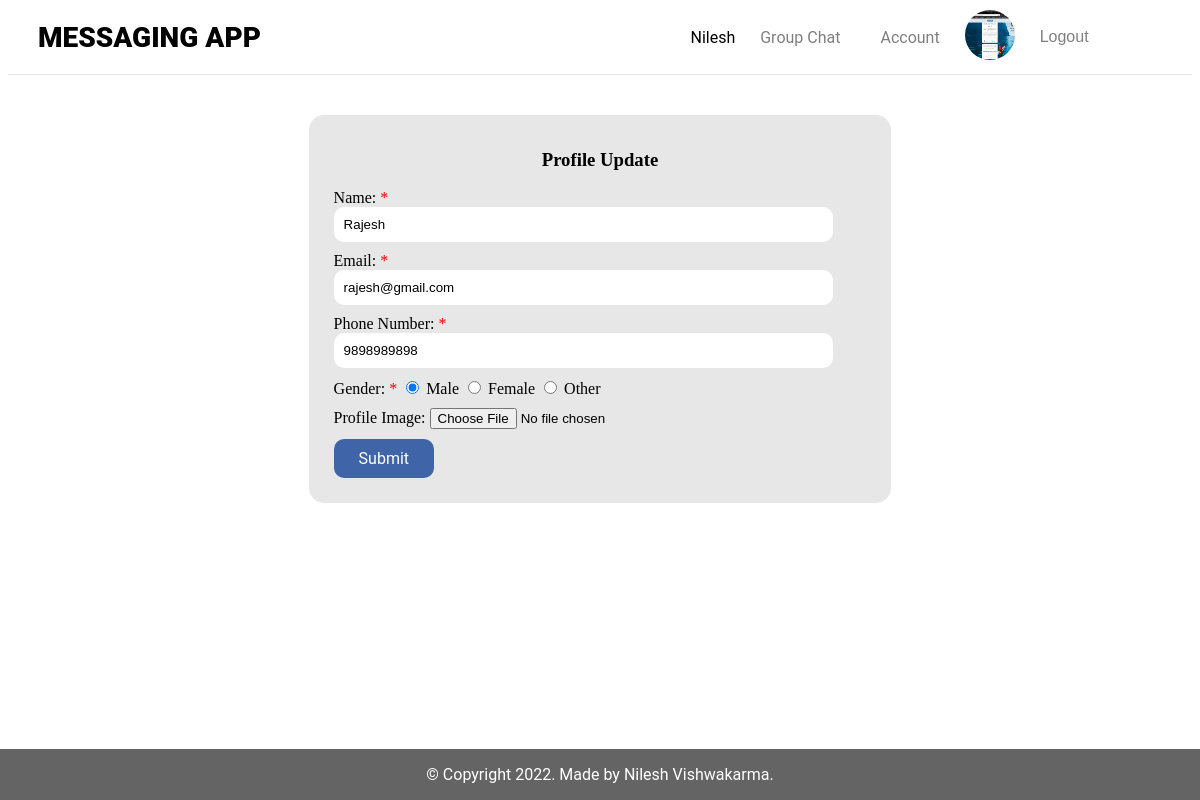
The app's page /view/edit_user.php?id=4 (signed in) with its own data.
### tables this page shows
CREATE TABLE `users` (
  `id` int NOT NULL,
  `name` varchar(50) NOT NULL,
  `email` varchar(150) NOT NULL,
  `phone_number` varchar(10) NOT NULL,
  `gender` varchar(10) NOT NULL,
  `password` varchar(250) NOT NULL,
  `profile_image` varchar(250) NOT NULL
);

### database/config/DatabaseConnection.php (called while the page is built, shortened)
<?php
class DatabaseConnection
{
    public function __construct()
    {
        try {
            $conn = new mysqli(HOST, USER, PASSWORD, DATABASE);
            return $this->conn = $conn;
        } catch (Exception $e) {
            echo $e->getMessage();
        }
    }
}
?>

### model/User.php (called while the page is built, shortened)
<?php
class User
{
    public function __construct()
    {
        $db = new DatabaseConnection;
        $this->conn = $db->conn;
    }
    public function userDetails($table, $type = '', $columns = '', $values = '')
    {
        if ($values) {
        if (is_array($columns)) {
            foreach ($columns as $column) {
                $conditions[] = "$column = ?";
            }
            $conditions = implode(" AND ", $conditions);
        } else {
            $conditions = "$columns = ?";
        }
        $query = $this->conn->prepare("SELECT * FROM $table WHERE $conditions");
        if (is_array($values)) {
            $query->bind_param($type, ...$values);
        } else {
            $query->bind_param($type, $values);
        }
        $query->execute();
        return $query->get_result()->fetch_assoc();
        }
    }
}
$userData = new User;
?>

### view/edit_user.php (the view, shortened to what this page needs)
<?php
  include('../controller/UserController.php');
  $userData->notLogin('id');
  include('../includes/header.php');
  include('../includes/nav.php');
?>
<div class="container">
  <div class="card">
  <h3>Profile Update</h3>
    <?php
        $id = $_GET['id'];
        $users = $userData->userDetails('users', 'i', 'id', $id);
        if ($users) {
      ?>
    <div class="card-body">
      <form action="<?php echo $_SERVER['PHP_SELF']; ?>" method="post" enctype="multipart/form-data">
        <div class="form-group">
          Name: <span>*</span><input type="text" name="name" class="form-control" value="<?php echo $users['name']; ?>" placeholder="Enter Name" />
        </div>
        <div class="form-group">
          Email: <span>*</span><input type="text" name="email" class="form-control disabled" value="<?php echo $users['email']; ?>" placeholder="Enter Email" readonly/>
        </div>
        <div class="form-group">
          Phone Number: <span>*</span><input type="text" name="phone_number" class="form-control" value="<?php echo $users['phone_number']; ?>" placeholder="Enter Phone Number" />
        </div>
        <div class="form-group">
          Gender: <span>*</span>
          <?php
            $checked = "checked='checked'";
            $genders = array('Male', 'Female', 'Other');
            foreach ($genders as $gender_list) {
              if ($users['gender'] == $gender_list) {
          ?>
          <input type="radio" name="gender" value="<?php echo $gender_list; ?>" <?php echo $checked; ?> />
          <?php echo $gender_list; ?>
          <?php } else { ?>
          <input type="radio" name="gender" value="<?php echo $gender_list; ?>"/>
          <?php echo $gender_list; ?>
          <?php } } ?>
        </div>
        <div class="form-group">
          Profile Image: <input type="file" name="file">
        </div>
        <div class="form-group">
          <input type="submit" name="user_update" class="btn btn-primary" value="Submit" />
        </div>
      </form>
      <?php } ?>
    </div>
  </div>
</div>
<?php
  include('../includes/footer.php');
?>

### includes/nav.php
<header>
  <nav>
    <div class="left">
      <h1><a href="./">Messaging App</a></h1>
    </div>
    <div class="right">
      <ul>
        <?php
          $id = $_SESSION['id'];
          $detail = $userData->userDetails('users', 'i', 'id', $id);
          if ($detail) {
        ?>
        <li><?php echo $detail['name']; ?></li>
        <li><a href="group_chat.php">Group Chat</a></li>
        <li><a href="account.php">Account</a></li>
        <li><img src="../assets/upload/<?php echo $detail['profile_image']; ?>" alt="<?php echo $detail['profile_image']; ?>"></li>
        <li>
          <form action="<?php echo $_SERVER['PHP_SELF']; ?>" method="POST">
            <button type="submit" name="user_logout" class="btn-logout">Logout</button>
          </form>
        </li>
        <?php } ?>
      </ul>
    </div>
  </nav>
</header>

### assets/css/style.css (style rules this page uses)
header { width: 100%; margin: 0; border-bottom: 1px solid rgba(0, 0, 0, 0.1); }
.container { margin: 0 auto; padding: 0; width: 90%; }
header nav { display: flex; justify-content: space-between; align-items: center; margin: 10px 30px; padding: 0; width: 90%; }
header nav h1 { float: left; padding: 0; font-weight: 900; font-size: 28px; margin: 0; text-transform: uppercase; font-family: "Roboto", Arial, sans-serif; }
header nav h1 a { color: black; text-decoration: none; }
header nav .left { padding: 0; }
header nav .right { float: right; padding: 0; margin: 0; }
header nav .right ul { margin: 0; display: flex; align-items: center; font-family: "Roboto", Arial, sans-serif; }
header nav .right ul li { list-style: none; margin-left: 10px; display: inline-block; }
header nav .right ul li img { width: 50px; height: 50px; border-radius: 50%; }
header nav .right ul li a { color: rgba(0, 0, 0, 0.5); font-size: 16px; padding: 12px 15px; text-decoration: none; position: relative; }
.container .card { width: 50%; margin: 40px auto; background: #e7e7e7; padding: 15px 25px; border-radius: 15px; text-align: center; }
.card-body { text-align: left; }
.btn { padding: 10px 25px; font-size: 16px; border-radius: 10px; text-decoration: none; font-family: "Roboto", Arial, sans-serif; border: none; color: #fff; cursor: pointer; }
.btn-primary { background-color: rgb(63, 100, 168); }
.btn-logout { color: rgba(0, 0, 0, 0.5); font-size: 16px; padding: 12px 15px; border: none; background-color: transparent; cursor: pointer; }
span { color: red; }
.form-group { margin-bottom: 10px; }
.form-group .form-control { width: 90%; margin: 0 auto; border-radius: 10px; border: none; padding: 10px; margin-top: 10px 0; }

### records on screen
users: name "Nilesh", profile_image (picture)
users: name "Rajesh", email "rajesh@gmail.com", phone_number "9898989898"

### other values on screen
$gender_list "Male"
$gender_list "Female"
$gender_list "Other"
